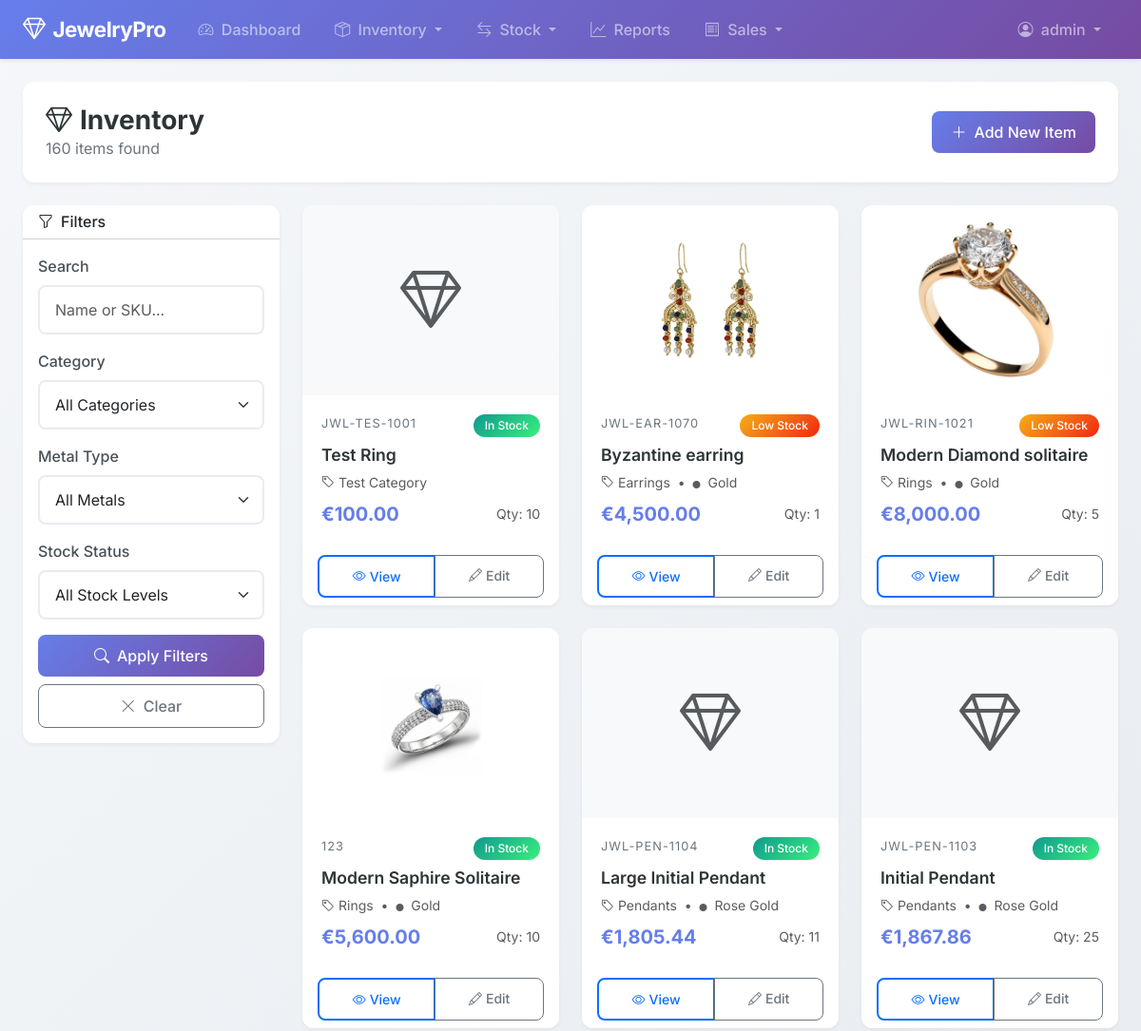
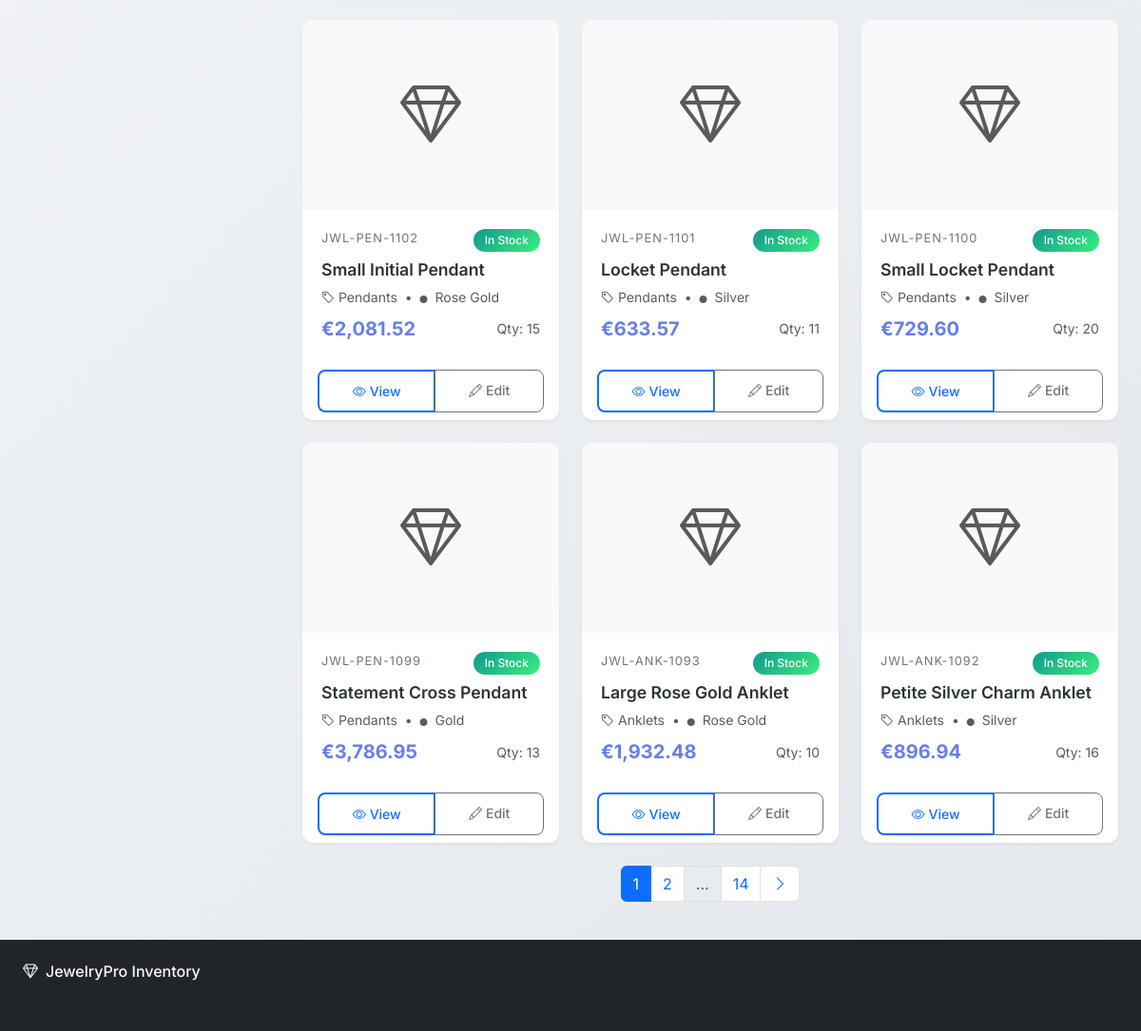
The app's page /items/ (signed in) with its own data (2 pictures, top to bottom).
### inventory/models.py (models this page shows, shortened)
class JewelryItem(models.Model):
    METAL_CHOICES = [
        ('gold', 'Gold'),
        ('silver', 'Silver'),
        ('platinum', 'Platinum'),
        ('rose_gold', 'Rose Gold'),
        ('white_gold', 'White Gold'),
        ('mixed', 'Mixed Metals'),
        ('other', 'Other'),
    ]
    sku = models.CharField(max_length=50, unique=True, verbose_name="SKU", blank=True)
    name = models.CharField(max_length=200)
    description = models.TextField(blank=True)
    category = models.ForeignKey(
        Category,
        on_delete=models.PROTECT,
        related_name='items'
    )
    supplier = models.ForeignKey(
        Supplier,
        on_delete=models.SET_NULL,
        null=True,
        blank=True,
        related_name='items'
    )
    cost_price = models.DecimalField(
        max_digits=10,
        decimal_places=2,
        verbose_name="Cost Price (€)"
    )
    selling_price = models.DecimalField(
        max_digits=10,
        decimal_places=2,
        verbose_name="Selling Price (€)"
    )
    quantity = models.PositiveIntegerField(default=0)
    weight_grams = models.DecimalField(
        max_digits=8,
        decimal_places=2,
        null=True,
        blank=True,
        verbose_name="Weight (grams)"
    )
    metal_type = models.CharField(
        max_length=20,
        choices=METAL_CHOICES,
        blank=True
    )
    gemstone = models.CharField(max_length=100, blank=True)
    image = models.ImageField(
        upload_to='jewelry_images/',
        blank=True,
        null=True
    )
    barcode_image = models.ImageField(
        upload_to='barcodes/',
        blank=True,
        null=True,
        verbose_name="Barcode Image"
    )
    is_active = models.BooleanField(default=True)
    created_at = models.DateTimeField(auto_now_add=True)
    updated_at = models.DateTimeField(auto_now=True)
    class Meta:
        ordering = ['-created_at']
        verbose_name = "Jewelry Item"
        verbose_name_plural = "Jewelry Items"
    def get_absolute_url(self):
        return reverse('inventory:item_detail', kwargs={'pk': self.pk})
    @property
    def stock_status(self):
        if self.quantity == 0:
            return 'out'
        elif self.quantity <= 5:
            return 'low'
        return 'ok'

class Category(models.Model):
    name = models.CharField(max_length=100, unique=True)
    description = models.TextField(blank=True)
    created_at = models.DateTimeField(auto_now_add=True)
    class Meta:
        verbose_name_plural = "Categories"
        ordering = ['name']
    def __str__(self):
        return self.name

### inventory/views.py (the view)
# urls.py: path('items/', views.ItemListView.as_view(), name='item_list'),
class ItemListView(LoginRequiredMixin, ListView):
    model = JewelryItem
    template_name = 'inventory/item_list.html'
    context_object_name = 'items'
    paginate_by = 12
    def get_queryset(self):
        queryset = JewelryItem.objects.filter(is_active=True).select_related(
            'category', 'supplier'
        )
        query = self.request.GET.get('query', '')
        if query:
            queryset = queryset.filter(
                Q(name__icontains=query) |
                Q(sku__icontains=query) |
                Q(description__icontains=query)
            )
        category = self.request.GET.get('category', '')
        if category:
            queryset = queryset.filter(category_id=category)
        metal_type = self.request.GET.get('metal_type', '')
        if metal_type:
            queryset = queryset.filter(metal_type=metal_type)
        stock_status = self.request.GET.get('stock_status', '')
        if stock_status == 'in_stock':
            queryset = queryset.filter(quantity__gt=5)
        elif stock_status == 'low_stock':
            queryset = queryset.filter(quantity__gt=0, quantity__lte=5)
        elif stock_status == 'out_of_stock':
            queryset = queryset.filter(quantity=0)
        return queryset.order_by('-created_at')
    def get_context_data(self, **kwargs):
        context = super().get_context_data(**kwargs)
        context['search_form'] = ItemSearchForm(self.request.GET)
        context['total_count'] = self.get_queryset().count()
        return context

### templates/inventory/item_list.html (shortened to what this page needs)
{% extends 'base.html' %}
{% load humanize %}
{% block content %}
<div class="container-fluid px-4">
    <div class="page-header d-flex justify-content-between align-items-center flex-wrap gap-3">
        <div>
            <h1 class="page-title"><i class="bi bi-gem me-2"></i>Inventory</h1>
            <p class="page-subtitle">{{ total_count }} item{{ total_count|pluralize }} found</p>
        </div>
        <div>
            <a href="{% url 'inventory:item_create' %}" class="btn btn-primary">
                <i class="bi bi-plus-lg me-2"></i>Add New Item
            </a>
        </div>
    </div>
    <div class="row g-4">
        <div class="col-lg-3">
            <div class="card filter-card">
                <div class="card-header bg-white">
                    <h6 class="mb-0"><i class="bi bi-funnel me-2"></i>Filters</h6>
                </div>
                <div class="card-body">
                    <form method="get" id="search-form">
                        <div class="mb-3">
                            <label class="form-label">Search</label>
                            <input type="text" name="query" class="form-control" placeholder="Name or SKU..."
                                value="{{ request.GET.query }}">
                        </div>
                        <div class="mb-3">
                            <label class="form-label">Category</label>
                            {{ search_form.category }}
                        </div>
                        <div class="mb-3">
                            <label class="form-label">Metal Type</label>
                            {{ search_form.metal_type }}
                        </div>
                        <div class="mb-3">
                            <label class="form-label">Stock Status</label>
                            {{ search_form.stock_status }}
                        </div>
                        <div class="d-grid gap-2">
                            <button type="submit" class="btn btn-primary">
                                <i class="bi bi-search me-2"></i>Apply Filters
                            </button>
                            <a href="{% url 'inventory:item_list' %}" class="btn btn-outline-secondary">
                                <i class="bi bi-x-lg me-2"></i>Clear
                            </a>
                        </div>
                    </form>
                </div>
            </div>
        </div>
        <div class="col-lg-9">
            {% if items %}
            <div class="row row-cols-1 row-cols-md-2 row-cols-xl-3 g-4">
                {% for item in items %}
                <div class="col">
                    <div class="card item-card h-100">
                        {% if item.image %}
                        <img src="{{ item.image.url }}" class="card-img-top" alt="{{ item.name }}">
                        {% else %}
                        <div class="card-img-top bg-light d-flex align-items-center justify-content-center"
                            style="height: 200px;">
                            <i class="bi bi-gem text-muted" style="font-size: 4rem;"></i>
                        </div>
                        {% endif %}
                        <div class="card-body">
                            <div class="d-flex justify-content-between align-items-start mb-2">
                                <span class="item-sku">{{ item.sku }}</span>
                                <span
                                    class="badge {% if item.stock_status == 'ok' %}badge-stock-ok{% elif item.stock_status == 'low' %}badge-stock-low{% else %}badge-stock-out{% endif %}">
                                    {% if item.stock_status == 'ok' %}In Stock{% elif item.stock_status == 'low' %}Low
                                    Stock{% else %}Out of Stock{% endif %}
                                </span>
                            </div>
                            <h6 class="item-name">{{ item.name|truncatechars:35 }}</h6>
                            <p class="text-muted small mb-2">
                                <i class="bi bi-tag me-1"></i>{{ item.category.name }}
                                {% if item.metal_type %}
                                <span class="mx-1">&bull;</span>
                                <i class="bi bi-circle-fill me-1" style="font-size: 0.5rem;"></i>
                                {{ item.get_metal_type_display }}
                                {% endif %}
                            </p>
                            <div class="d-flex justify-content-between align-items-center">
                                <span class="item-price">€{{ item.selling_price|floatformat:2|intcomma }}</span>
                                <span class="text-muted small">Qty: {{ item.quantity }}</span>
                            </div>
                        </div>
                        <div class="card-footer bg-white border-top-0">
                            <div class="btn-group w-100" role="group">
                                <a href="{{ item.get_absolute_url }}" class="btn btn-sm btn-outline-primary">
                                    <i class="bi bi-eye me-1"></i>View
                                </a>
                                <a href="{% url 'inventory:item_update' item.pk %}"
                                    class="btn btn-sm btn-outline-secondary">
                                    <i class="bi bi-pencil me-1"></i>Edit
                                </a>
                            </div>
                        </div>
                    </div>
                </div>
                {% endfor %}
            </div>
            {% if page_obj.has_other_pages %}
            <nav class="mt-4">
                <ul class="pagination justify-content-center">
                    {% for num in page_obj.paginator.page_range %}
                    {% if num == page_obj.number %}
                    <li class="page-item active"><span class="page-link">{{ num }}</span></li>
                    {% elif num == 1 or num == page_obj.paginator.num_pages %}
                    <li class="page-item">
                        <a class="page-link"
                            href="?page={{ num }}">
                            {{ num }}
                        </a>
                    </li>
                    {% elif num >= page_obj.number|add:'-1' and num <= page_obj.number|add:'1' %} <li class="page-item">
                        <a class="page-link"
                            href="?page={{ num }}">
                            {{ num }}
                        </a>
                        </li>
                        {% elif num == page_obj.number|add:'-2' or num == page_obj.number|add:'2' %}
                        <li class="page-item disabled"><span class="page-link">...</span></li>
                        {% endif %}
                        {% endfor %}
                        {% if page_obj.has_next %}
                        <li class="page-item">
                            <a class="page-link"
                                href="?page={{ page_obj.next_page_number }}">
                                <i class="bi bi-chevron-right"></i>
                            </a>
                        </li>
                        {% endif %}
                </ul>
            </nav>
            {% endif %}
            {% endif %}
        </div>
    </div>
</div>
{% endblock %}

### templates/base.html (shortened to what this page needs)
{% load static %}
<!DOCTYPE html>
<html lang="en" data-bs-theme="light">
<head>
    <link href="https://cdn.jsdelivr.net/npm/bootstrap@5.3.2/dist/css/bootstrap.min.css" rel="stylesheet">
    <link href="https://cdn.jsdelivr.net/npm/bootstrap-icons@1.11.1/font/bootstrap-icons.css" rel="stylesheet">
    <link href="{% static 'css/custom.css' %}" rel="stylesheet">
</head>
<body>
    <nav class="navbar navbar-expand-lg navbar-dark bg-gradient-primary sticky-top shadow-sm">
        <div class="container-fluid px-4">
            <a class="navbar-brand d-flex align-items-center" href="{% url 'inventory:dashboard' %}">
                <i class="bi bi-gem me-2 fs-4"></i>
                <span class="fw-bold">JewelryPro</span>
            </a>
            <div class="collapse navbar-collapse" id="navbarNav">
                {% if user.is_authenticated %}
                <ul class="navbar-nav me-auto">
                    <li class="nav-item">
                        <a class="nav-link px-3" href="{% url 'inventory:dashboard' %}">
                            <i class="bi bi-speedometer2 me-1"></i> Dashboard
                        </a>
                    </li>
                    <li class="nav-item dropdown">
                        <a class="nav-link dropdown-toggle px-3" href="#" data-bs-toggle="dropdown">
                            <i class="bi bi-box-seam me-1"></i> Inventory
                        </a>
                    </li>
                    <li class="nav-item dropdown">
                        <a class="nav-link dropdown-toggle px-3" href="#" data-bs-toggle="dropdown">
                            <i class="bi bi-arrow-left-right me-1"></i> Stock
                        </a>
                    </li>
                    <li class="nav-item">
                        <a class="nav-link px-3" href="{% url 'inventory:reports' %}">
                            <i class="bi bi-graph-up me-1"></i> Reports
                        </a>
                    </li>
                    <li class="nav-item dropdown">
                        <a class="nav-link dropdown-toggle px-3" href="#" data-bs-toggle="dropdown">
                            <i class="bi bi-receipt me-1"></i> Sales
                        </a>
                    </li>
                </ul>
                <ul class="navbar-nav">
                    <li class="nav-item dropdown">
                        <a class="nav-link dropdown-toggle px-3" href="#" data-bs-toggle="dropdown">
                            <i class="bi bi-person-circle me-1"></i> {{ user.username }}
                        </a>
                    </li>
                </ul>
                {% endif %}
            </div>
        </div>
    </nav>
    <main class="py-4">
        {% block content %}{% endblock %}
    </main>
    <footer class="footer mt-auto py-4 bg-dark text-light">
        <div class="container-fluid px-4">
            <div class="row">
                <div class="col-md-6">
                    <h6 class="mb-2"><i class="bi bi-gem me-2"></i>JewelryPro Inventory</h6>
                    <p class="text-muted small mb-0">Professional jewelry inventory management system</p>
                </div>
                <div class="col-md-6 text-md-end">
                    <p class="text-muted small mb-0">&copy; 2026 JewelryPro. All rights reserved.</p>
                </div>
            </div>
        </div>
    </footer>
</body>
</html>

### records on screen
JewelryItem: sku "JWL-TES-1001", shows "In Stock", name "Test Ring", category.name "Test Category", selling_price "100.00", quantity "10"
JewelryItem: image (picture), sku "JWL-EAR-1070", shows "Low Stock", name "Byzantine earring", category.name "Earrings", metal_type "Gold", selling_price "4,500.00", quantity "1"
JewelryItem: image (picture), sku "JWL-RIN-1021", shows "Low Stock", name "Modern Diamond solitaire", category.name "Rings", metal_type "Gold", selling_price "8,000.00", quantity "5"
JewelryItem: image (picture), sku "123", shows "In Stock", name "Modern Saphire Solitaire", category.name "Rings", metal_type "Gold", selling_price "5,600.00", quantity "10"
JewelryItem: sku "JWL-PEN-1104", shows "In Stock", name "Large Initial Pendant", category.name "Pendants", metal_type "Rose Gold", selling_price "1,805.44", quantity "11"
JewelryItem: sku "JWL-PEN-1103", shows "In Stock", name "Initial Pendant", category.name "Pendants", metal_type "Rose Gold", selling_price "1,867.86", quantity "25"
JewelryItem: sku "JWL-PEN-1102", shows "In Stock", name "Small Initial Pendant", category.name "Pendants", metal_type "Rose Gold", selling_price "2,081.52", quantity "15"
JewelryItem: sku "JWL-PEN-1101", shows "In Stock", name "Locket Pendant", category.name "Pendants", metal_type "Silver", selling_price "633.57", quantity "11"
JewelryItem: sku "JWL-PEN-1100", shows "In Stock", name "Small Locket Pendant", category.name "Pendants", metal_type "Silver", selling_price "729.60", quantity "20"
JewelryItem: sku "JWL-PEN-1099", shows "In Stock", name "Statement Cross Pendant", category.name "Pendants", metal_type "Gold", selling_price "3,786.95", quantity "13"
JewelryItem: sku "JWL-ANK-1093", shows "In Stock", name "Large Rose Gold Anklet", category.name "Anklets", metal_type "Rose Gold", selling_price "1,932.48", quantity "10"
JewelryItem: sku "JWL-ANK-1092", shows "In Stock", name "Petite Silver Charm Anklet", category.name "Anklets", metal_type "Silver", selling_price "896.94", quantity "16"

### other values on screen
{{ user.username }} "admin"
{{ total_count }} "160"
{{ num }} "1"
{{ num }} "2"
{{ num }} "14"
